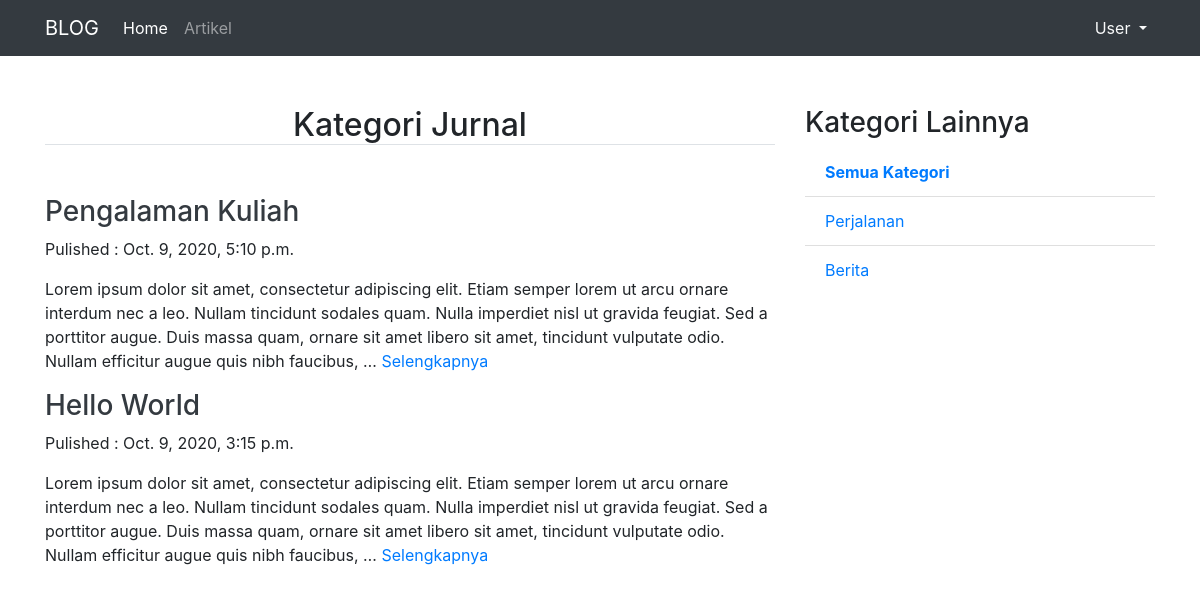
The page /artikel/kategori/Jurnal/1 on the database as committed earlier.
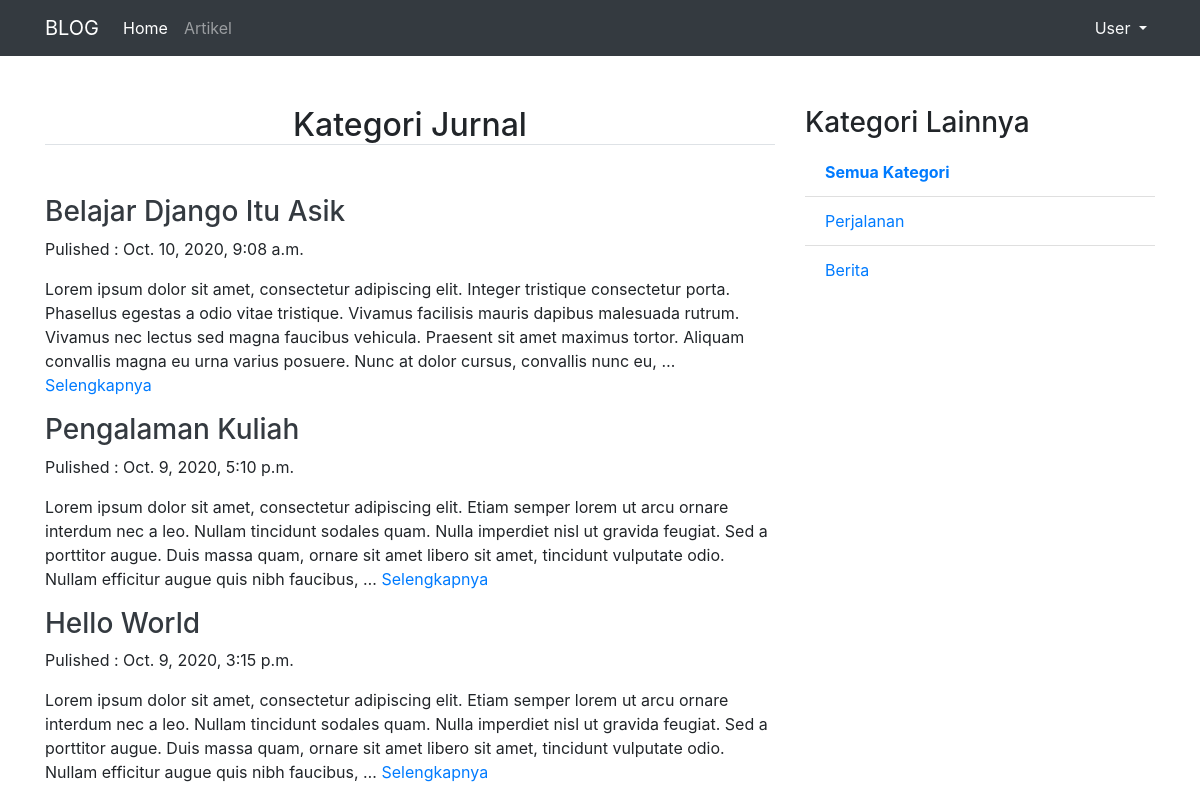
The same page on the database as committed later.
### Artikel/models.py (models this page shows, shortened)
class ArtikelModel(models.Model):
    judul           = models.CharField(max_length=100)
    isi             = models.TextField()
    kategori        = models.CharField(max_length=255)
    published       = models.DateTimeField(auto_now_add=True)
    updated         = models.DateTimeField(auto_now=True)
    slug            = models.SlugField(blank=True , editable=False)

### Artikel/views.py (the view)
# urls.py: url(r'^kategori/(?P<kategori>[\w]+)/(?P<page>[\d]+)$', ArtikelKategoriListView.as_view(), name="category"),
class ArtikelKategoriListView(ListView):
    model               = ArtikelModel
    template_name       = "artikel/artikel_kategori_list.html"
    context_object_name = 'artikel_list'
    ordering            = ['-published']
    paginate_by         = 3
    def get_queryset(self):
        self.queryset   = self.model.objects.filter(kategori=self.kwargs['kategori'])
        return super().get_queryset()
    def get_context_data(self, **kwargs):
        kategori_list    = self.model.objects.values_list('kategori' , flat=True).distinct().exclude(kategori=self.kwargs['kategori'])
        self.kwargs.update({'kategori_list' : kategori_list})
        kwargs           = self.kwargs
        return super().get_context_data(**kwargs)

### templates/artikel/artikel_kategori_list.html (shortened to what this page needs)
{% extends "base.html" %}
{% block contents %}
  <div class="row">
    <div class="col-md-8">
      <h2 class="text-center border-bottom" style="margin-bottom:50px">Kategori {{ kategori }}</h2>
      {% for artikel in artikel_list %}
          <h3><a class="text-dark" href="{% url 'artikel:detail' artikel.slug %}">{{ artikel.judul }}</a></h3>
          <p>Pulished : {{ artikel.published }}</p>
          <p>{{ artikel.isi|truncatewords:50 }} <a href="{% url 'artikel:detail' artikel.slug %}">Selengkapnya</a></p>
      {% endfor %}
    </div>
    <div class="col-sm">
      <h3>Kategori Lainnya</h3>
      <ul class="list-group list-group-flush">
        <li class="list-group-item">
          <a href="{% url 'artikel:list' 1 %}"><b>Semua Kategori</b></a>
        </li>
      {% for kategori in kategori_list %}
          <li class="list-group-item">
            <a  href="{% url 'artikel:category' kategori  1 %}">{{ kategori }}</a>
          </li>
      {% endfor %}
    </ul>
    </div>
  </div>
{% endblock contents%}

Rows that differ between the two databases and show on the page:
added ArtikelModel: judul "Belajar Django Itu Asik", published "Oct. 10, 2020, 9:08 a.m.", isi "Lorem ipsum dolor sit amet, consectetur adipiscing elit. Integer tristique consectetur porta. Phasellus egestas a odio vitae tristique. Vivamus facilisis mauris dapibus malesuada rutrum. Vivamus nec lectus sed magna faucibus vehicula. Praesent sit amet maximus tortor. Aliquam convallis magna eu urna varius posuere. Nunc at dolor cursus, convallis nunc eu, …"
